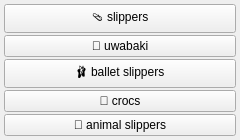
<?xml version="1.0" encoding="UTF-8"?>
<ui version="4.0">
 <class>clothes_slippers_menu</class>
 <widget class="QWidget" name="clothes_slippers_menu">
  <property name="geometry">
   <rect><x>0</x><y>0</y><width>240</width><height>60</height></rect>
  </property>
  <layout class="QGridLayout" name="grid">
   <property name="leftMargin"><number>4</number></property>
   <property name="topMargin"><number>4</number></property>
   <property name="rightMargin"><number>4</number></property>
   <property name="bottomMargin"><number>4</number></property>
   <property name="horizontalSpacing"><number>2</number></property>
   <property name="verticalSpacing"><number>2</number></property>
   <item row="0" column="0">
    <widget class="QPushButton" name="chk_slippers">
     <property name="checkable"><bool>true</bool></property>
     <property name="text"><string>🩴 slippers</string></property>
     <property name="tags" stdset="0"><string>slippers</string></property>
     <property name="group" stdset="0"><string>slippers</string></property>
    </widget>
   </item>
   <item row="1" column="0">
    <widget class="QPushButton" name="chk_uwabaki">
     <property name="checkable"><bool>true</bool></property>
     <property name="text"><string>🏫 uwabaki</string></property>
     <property name="tags" stdset="0"><string>uwabaki</string></property>
     <property name="group" stdset="0"><string>slippers</string></property>
    </widget>
   </item>
   <item row="2" column="0">
    <widget class="QPushButton" name="chk_ballet_slippers">
     <property name="checkable"><bool>true</bool></property>
     <property name="text"><string>🩰 ballet slippers</string></property>
     <property name="tags" stdset="0"><string>ballet slippers</string></property>
     <property name="group" stdset="0"><string>slippers</string></property>
    </widget>
   </item>
   <item row="3" column="0">
    <widget class="QPushButton" name="chk_crocs">
     <property name="checkable"><bool>true</bool></property>
     <property name="text"><string>🐊 crocs</string></property>
     <property name="tags" stdset="0"><string>crocs</string></property>
     <property name="group" stdset="0"><string>slippers</string></property>
    </widget>
   </item>
   <item row="4" column="0">
    <widget class="QPushButton" name="chk_animal_slippers">
     <property name="checkable"><bool>true</bool></property>
     <property name="text"><string>🐾 animal slippers</string></property>
     <property name="tags" stdset="0"><string>animal slippers</string></property>
     <property name="group" stdset="0"><string>slippers</string></property>
    </widget>
   </item>
  </layout>
 </widget>
 <resources/>
 <connections/>
</ui>
